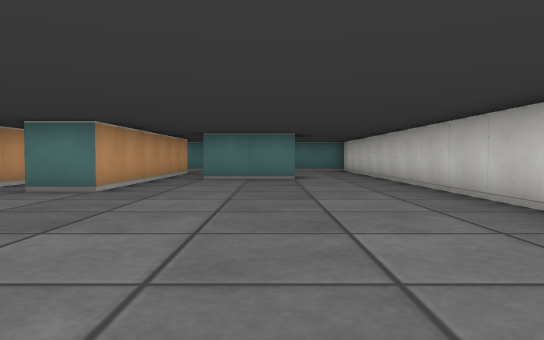
View 1 (above)

15 first-person views from a walk through a cub3D level. The camera is about half as high as the walls, tilts 2° down and sees 70° across. The floor is counted in squares. Each view is taken from the middle of a square. On the plan, view 1 faces up. The plan holds only what a view shows up to about 9 squares ahead; the rest is blank.

View 2
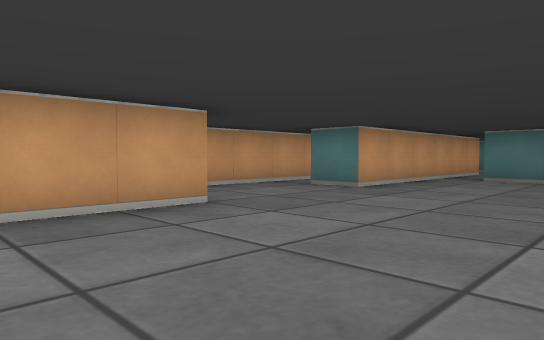

View 3
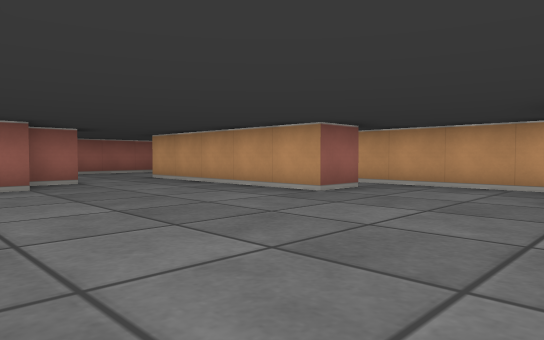

View 4
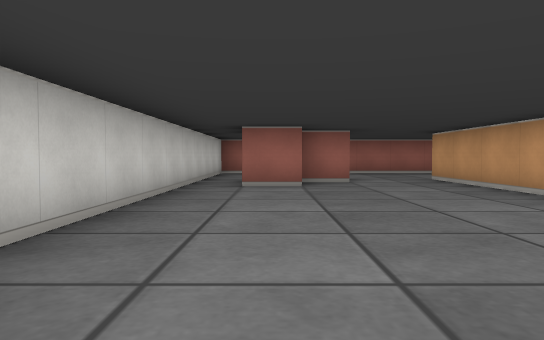

View 5
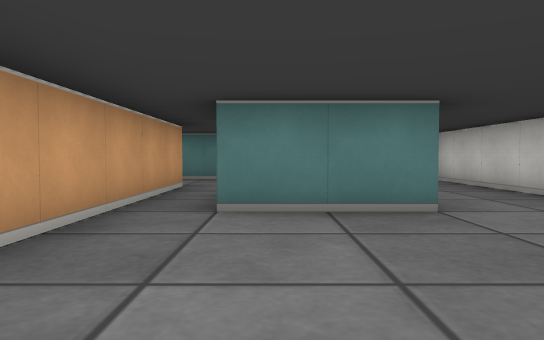

View 6
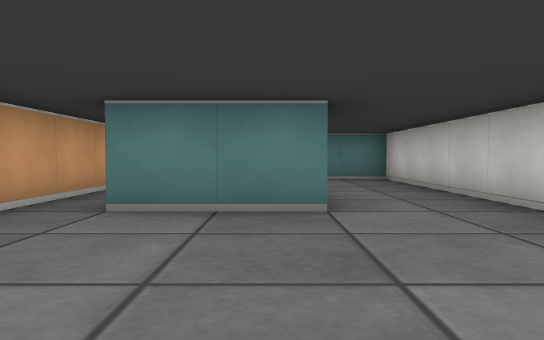

View 7
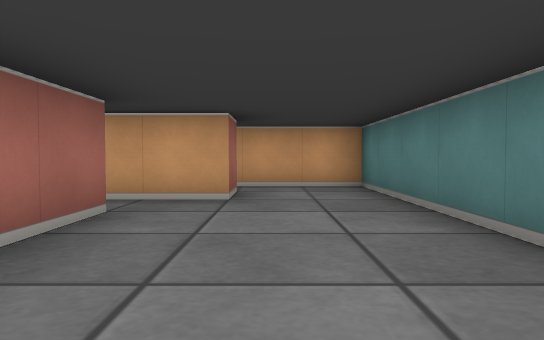

View 8
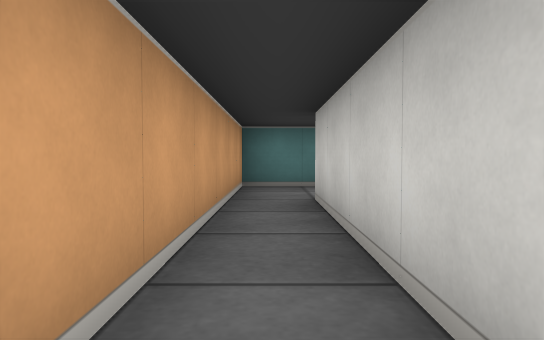

View 9
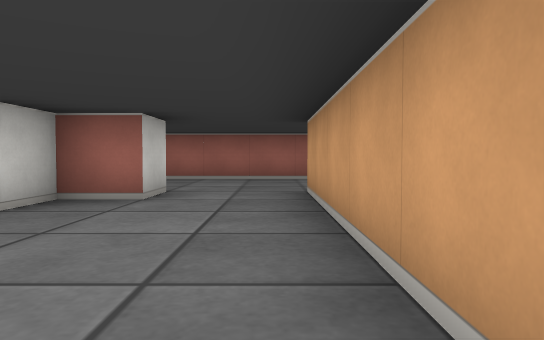

View 10
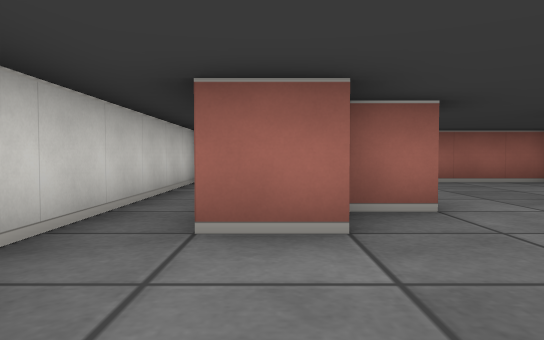

View 11
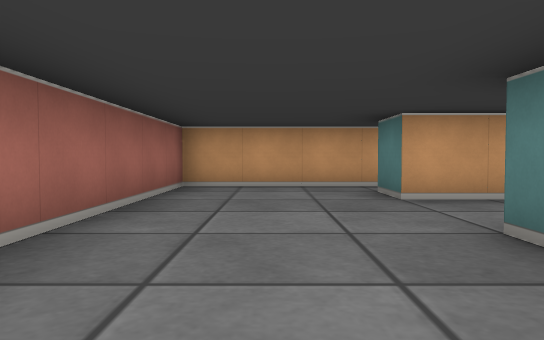

View 12
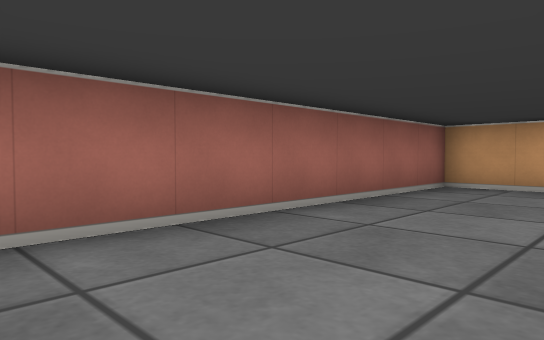

View 13
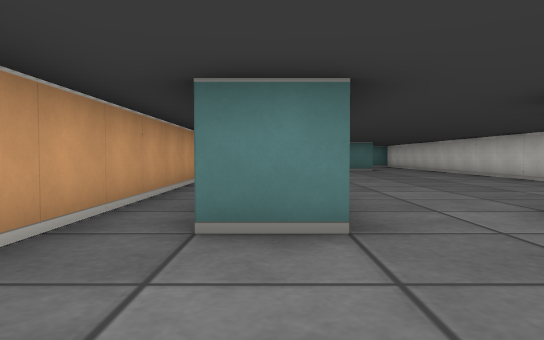

View 14
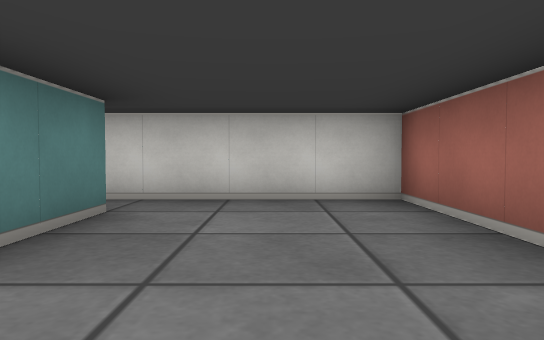

View 15
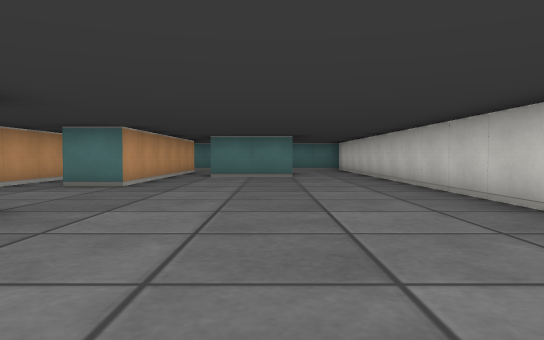

### Floor plan
Ten units are one square. View 1 is at (0, 0); x grows to the right and y downward. Boxes are objects, and circles mark ways between rooms. Rooms are numbered by the first view taken in them; rooms with no view inside come last. Other rooms are left out.
<svg viewBox="-50 -140 80 200">
<path fill="none" stroke="#000" d="M-36 -25 -25 -25 -25 5M-35 -76 -35 -115M-25 -85 -25 -55 -35 -55M6 -85 -15 -85M-5 15 5 15 5 5 15 5M25 5 25 -85M-35 -135 -45 -135 -45 -25M-15 -105 -1 -105M-35 -115 -25 -115 -25 -85M25 -85 25 -135 -35 -135M15 25 -5 25 -5 15M-25 5 -25 25 -35 25M-45 -25 -45 55 25 55 25 5"/>
<circle cx="-20" cy="-95" r="3" fill="#2a7"/>
<circle cx="-30" cy="-125" r="3" fill="#2a7"/>
<circle cx="15" cy="-95" r="3" fill="#2a7"/>
<circle cx="-23" cy="3" r="3" fill="#2a7"/>
<circle cx="20" cy="15" r="3" fill="#2a7"/>
<text x="-10" y="-50">1</text>
<text x="0" y="-110">2</text>
<text x="-10" y="30">3</text>
</svg>
Room 1 opens to room 2. Room 1 opens to room 3.

Where each view was taken, in squares from view 1:
view 1: 0 up, 0 right, facing up
view 2: 0 up, 1 right, facing up-left
view 3: 6 up, 2 right, facing down-left
view 4: 6 up, 1 right, facing down
view 5: 5 up, 1 left, facing up
view 6: 5 up, 0 right, facing up
view 7: 12 up, 2 right, facing left
view 8: 7 up, 4 left, facing up
view 9: 3 up, 2 left, facing down
view 10: 2 up, 1 right, facing down
view 11: 4 down, 2 right, facing left
view 12: 3 down, 2 right, facing down-left
view 13: 5 down, 3 left, facing up
view 14: 4 down, 2 left, facing right
view 15: 1 down, 0 right, facing up
